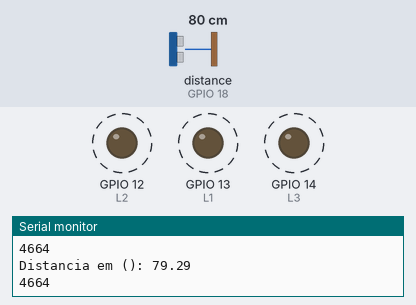
Recording of a sketch running on a simulated ESP32. Parts: output pins drawn as LEDs (lit = HIGH), the last lines printed to the serial monitor. Wiring (inferred from the names in the program): ultrasonic range finder: trigger GPIO 5; echo GPIO 18. Dashed ring = blinking. The inputs (shaded band) are chosen by the test bench; at power-on: distance to the obstacle (sensor on GPIO 18) 80 cm. The echo pulse lasts 58.3 µs per cm; pins used as bus, display or sensor lines are not drawn.

Above: at 0.96 s.
1.4 s: distance to the obstacle (sensor on GPIO 18) set to 96 cm
4.4 s: distance to the obstacle (sensor on GPIO 18) set to 103 cm
At 4.76 s:
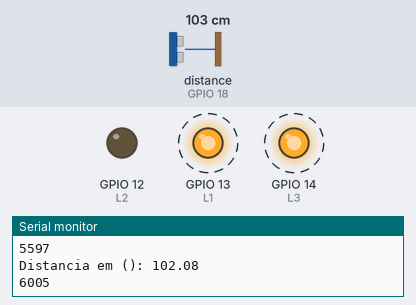
7.4 s: distance to the obstacle (sensor on GPIO 18) set to 2 cm
At 7.79 s:
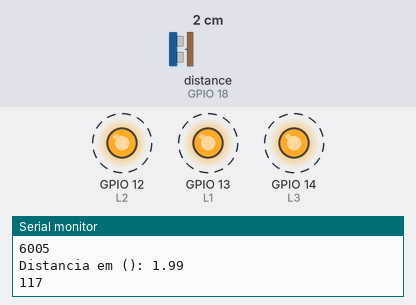
10.4 s: distance to the obstacle (sensor on GPIO 18) set to 120 cm
At 10.8 s:
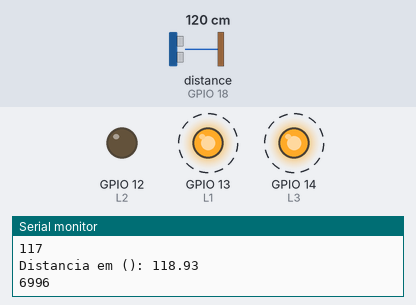
Timing chart, 0 to 14.4 s (numbered marks = the images above; inputs shaded):
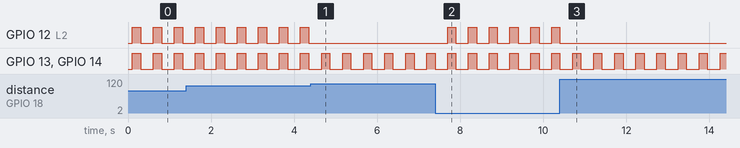

The sketch:

PiscaLedDistancia.ino
```cpp
// (licence header left out)
#include <Arduino.h>

#define trigger     5
#define ecoRetorno  18
#define vel_som     0.034
#define L1          13
#define L2          12
#define L3          14

int parametro = 0;
unsigned long duracao;
float distancia;


void pisca_extremidades(unsigned int led1, unsigned int led3)
{
  digitalWrite(led1, HIGH);
  digitalWrite(led3, HIGH);
  delay(200);
  digitalWrite(led1, LOW);
  digitalWrite(led3, LOW);
  delay(200);
}

void pisca_tres(unsigned int led1, unsigned int led2, unsigned int led3, unsigned int tempo)
{
  digitalWrite(led1, HIGH);
  digitalWrite(led2, HIGH);
  digitalWrite(led3, HIGH);
  delay(tempo);
  digitalWrite(led1, LOW);
  digitalWrite(led2, LOW);
  digitalWrite(led3, LOW);
  delay(tempo);
}


void setup()
  {
    pinMode(trigger, OUTPUT);
    pinMode(ecoRetorno, INPUT);
    pinMode(L1, OUTPUT);
    pinMode(L2, OUTPUT);
    pinMode(L3, OUTPUT);
    Serial.begin(9600);
  }


void loop(){
    digitalWrite(trigger, HIGH);
    delayMicroseconds(10);
    digitalWrite(trigger, LOW);

    duracao = pulseIn(ecoRetorno, HIGH);
    distancia = (duracao * vel_som)/2;
    Serial.print("Distancia em (): ");
    Serial.println(distancia);
    Serial.println(duracao);
    delay(100);


  if(distancia < 100)
    {parametro = 1;}

  if(distancia >= 100 and distancia < 398)
    {parametro = 2;}


  if(distancia > 398)
    {parametro = 3;}


  switch(parametro)
  {
    case 1:
    pisca_tres(L1, L2, L3, 200);
    break;

    case 2:
    pisca_extremidades(L1, L3);
    break;

    case 3:
    pisca_tres(L1, L2, L3, 500);
    break;

  }
}
```

Measured:
- the behaviour switches between 100 and 101 cm on distance to the obstacle (sensor on GPIO 18) (found by bisection; images 0 and 1)
- after the input at 4.4 s, GPIO 12 (L2): stops changing and stays LOW
- after the input at 7.4 s, GPIO 12 (L2): alternates HIGH for 0.20 s and LOW for 0.30 s, starting after 0.29 s
- after the input at 10.4 s, GPIO 12 (L2): stops changing and stays LOW
- by itself, GPIO 12 (L2), GPIO 13 (L1), GPIO 14 (L3): alternates HIGH for 0.20 s and LOW for 0.31 s
